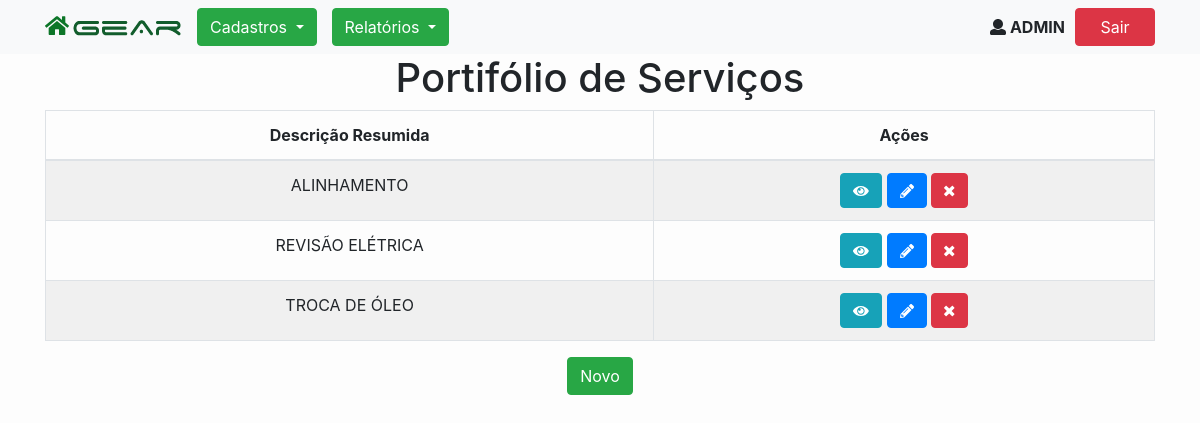
The app's page /servico-lista (signed in), older data.
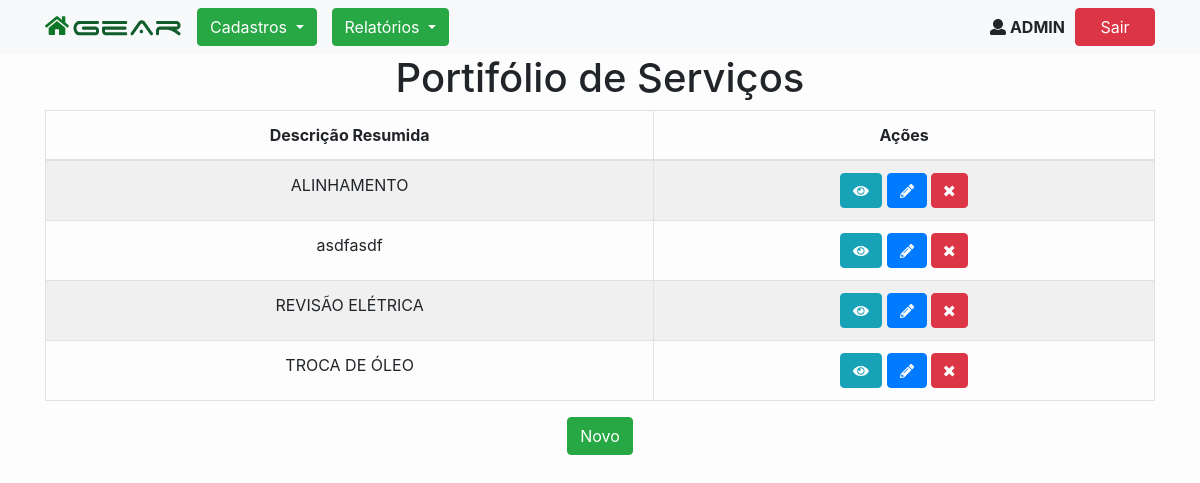
The same page, newer data.
### tables this page shows
CREATE TABLE `tb_servico` (
  `id` int(11) NOT NULL AUTO_INCREMENT,
  `descricao_resumida` varchar(25) NOT NULL,
  `descricao_detalhada` varchar(250) DEFAULT NULL,
  `cnpj_empresa` varchar(14) NOT NULL,
  PRIMARY KEY (`id`)
);

### ServicoBO.php (called while the page is built, shortened)
<?php
require_once 'Servico.php';
class ServicoBO {
    public static function findAll(){
        $cnpj = $_SESSION['login']['cnpj_empresa'];
        $sql = "SELECT id, descricao_resumida, descricao_detalhada, cnpj_empresa FROM tb_servico WHERE cnpj_empresa = :cnpj_empresa ORDER BY descricao_resumida";
        $DB = db_connect();
        $stmt = $DB->prepare($sql);
        $stmt->bindParam(':cnpj_empresa', $cnpj);
        $stmt->execute();
        return $stmt->fetchAll(PDO::FETCH_CLASS, 'Servico');
    }
}

### Servico.php (called while the page is built, shortened)
<?php
class Servico
{
    private $id;
    private $descricao_resumida;
    public function getId()
    {
        return $this->id;
    }
    public function getDescricaoResumida()
    {
        return $this->descricao_resumida;
    }
}

### helpers.php (called while the page is built, shortened)
<?php
function estaLogado()
{
    return true;
}
function adminLogado(){
    if($_SESSION['login']['admin'] == true){
        return true;
    }
    return false;
}

### servico-lista.php (the view, shortened to what this page needs)
<?php
    include('header.php');
    require_once('ServicoBO.php');
    $servicos = ServicoBO::findAll();
?>
<div class="container">
    <h1>Portifólio de Serviços</h1>
    <div>
        <table class="table table-striped table-bordered">
            <thead>
                <tr>
                    <th>Descrição Resumida</th>
                    <th>Ações</th>
                </tr>
            </thead>
            <tbody>
                <?php foreach ($servicos as $servico):?>
                    <tr>
                        <td><?=$servico->getDescricaoResumida()?></td>
                        <td>
                            <form action="#" method="post">
                                <button class="tooltip btn btn-info" type="submit" formaction="servico-form-visualizacao.php?id=<?=$servico->getId()?>">
                                    <i class="fas fa-eye"></i>
                                </button>
                                <button class="tooltip btn btn-primary <?php if(!adminLogado()): echo "disabled" ?>" <?php echo "disabled"; endif;?> type="submit" formaction="servico-form-alteracao.php?id=<?=$servico->getId()?>">
                                    <i class="fas fa-pencil-alt"></i>
                                </button>
                                <button class="tooltip btn btn-danger
                                <?php
                                    if(!adminLogado())
                                        echo "disabled" ?>" <?php
                                    if(!adminLogado())
                                        echo "disabled" ?>
                                    type="submit" onclick="return confirm('Confirma remover este serviço?')"
                                    formaction="servico-acao-remover.php?id=<?=$servico->getId()?>">
                                    <i class="fas fa-times"></i>
                                </button>
                            </form>
                        </td>
                    </tr>
                <?php endforeach;?>
            </tbody>
        </table>
    </div>
</div>
<div class="container">
    <input type="button" onclick="window.location.href='servico-form-cadastro.php';" class="btn btn-success <?php if(!adminLogado()) echo "disabled" ?>" <?php if(!adminLogado()) echo "disabled" ?> value="Novo" />
</div>
<?php include('footer.php')?>

Row changes from the older to the newer data that the page shows:
added tb_servico: descricao_resumida "asdfasdf"
